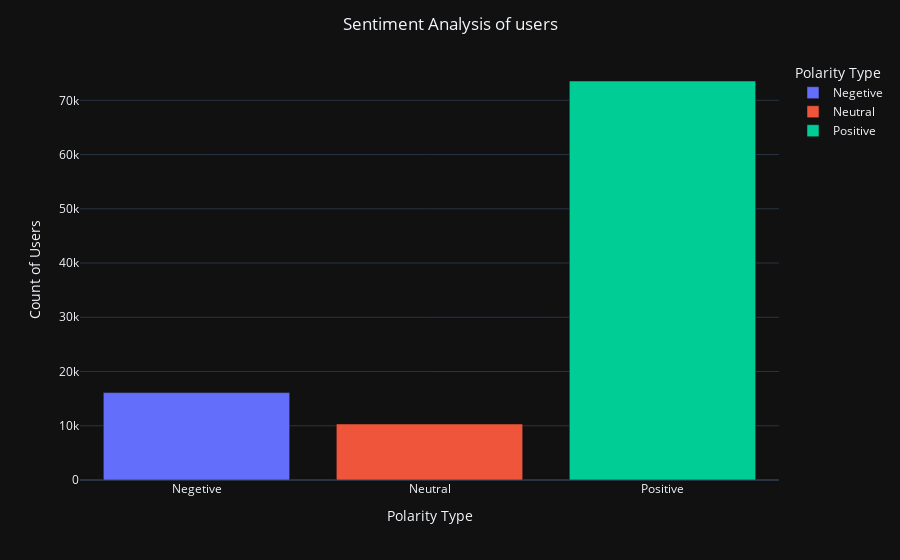

Notebook code for this chart:
### Markdown cell above
### Plotting the Bar Chart

### Code cell
fig = ex.bar(count_review, x= 'Polarity Type' , y ='Count of Users',color='Polarity Type',template='plotly_dark')

fig.update_layout(title=dict(text= 'Sentiment Analysis of users',x=0.5))
fig.show()

### Figure 1 — Plotly figure (JSON) as saved in the notebook; plotly's stock layout.template omitted (floating-point values rounded to 4 significant figures)
{"data": [{"alignmentgroup": "True", "hovertemplate": "Polarity Type=%{x}<br>Count of Users=%{y}<extra></extra>", "legendgroup": "Negetive", "marker": {"color": "#636efa", "pattern": {"shape": ""}}, "name": "Negetive", "offsetgroup": "Negetive", "orientation": "v", "showlegend": true, "textposition": "auto", "type": "bar", "x": ["Negetive"], "xaxis": "x", "y": [16111], "yaxis": "y"}, {"alignmentgroup": "True", "hovertemplate": "Polarity Type=%{x}<br>Count of Users=%{y}<extra></extra>", "legendgroup": "Neutral", "marker": {"color": "#EF553B", "pattern": {"shape": ""}}, "name": "Neutral", "offsetgroup": "Neutral", "orientation": "v", "showlegend": true, "textposition": "auto", "type": "bar", "x": ["Neutral"], "xaxis": "x", "y": [10330], "yaxis": "y"}, {"alignmentgroup": "True", "hovertemplate": "Polarity Type=%{x}<br>Count of Users=%{y}<extra></extra>", "legendgroup": "Positive", "marker": {"color": "#00cc96", "pattern": {"shape": ""}}, "name": "Positive", "offsetgroup": "Positive", "orientation": "v", "showlegend": true, "textposition": "auto", "type": "bar", "x": ["Positive"], "xaxis": "x", "y": [73559], "yaxis": "y"}], "layout": {"barmode": "relative", "legend": {"title": {"text": "Polarity Type"}, "tracegroupgap": 0}, "margin": {"t": 60}, "title": {"text": "Sentiment Analysis of users", "x": 0.5}, "xaxis": {"anchor": "y", "categoryarray": ["Negetive", "Neutral", "Positive"], "categoryorder": "array", "domain": [0, 1], "title": {"text": "Polarity Type"}}, "yaxis": {"anchor": "x", "domain": [0, 1], "title": {"text": "Count of Users"}}}}
